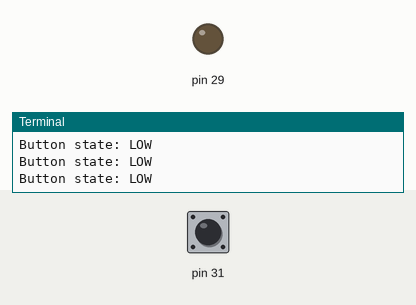
Recording of a program running on a simulated Raspberry Pi (header pin numbers). On the bench: output pins drawn as LEDs (lit = HIGH), the last lines printed to the terminal. The test bench sets the inputs (shaded band); at power-on: pin 31 HIGH.

Above: at 1.2 s.
1.3 s: pin 31 pulled LOW for 0.15 s
At 1.4 s:
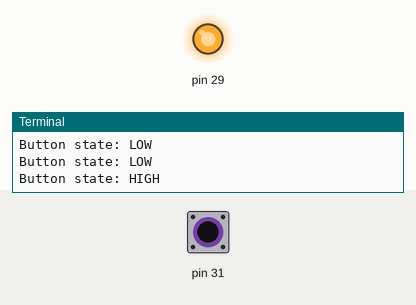
3.0 s: pin 31 pulled LOW for 3.2 s
At 7.3 s:
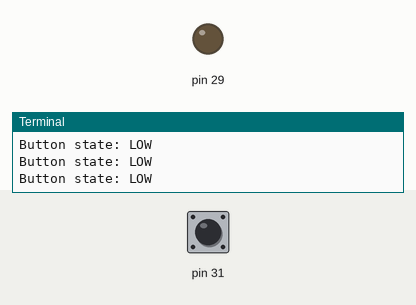
Timing chart, 0 to 8.8 s (numbered marks = the images above; inputs shaded):
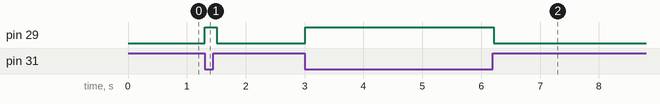

Measured:
- after the input at 1.3 s, pin 29: LOW → HIGH at once, → LOW 0.20 s later
- after the input at 3.0 s, pin 29: LOW → HIGH at once, → LOW 3.2 s later

The program:

led_button_m2z.py
```python
#Created by Roxas
#https://github.com/TuryRx/Banana-pi-m2-zero-GPIO

#!/usr/bin/env python
import RPi.GPIO as GPIO
import time

GPIO.setmode(GPIO.BOARD)
GPIO.setup(31, GPIO.IN, GPIO.PUD_UP)
GPIO.setup(29, GPIO.OUT)

while True:
  if GPIO.input(31):
    print ("Button state: LOW")
    GPIO.output(29, GPIO.LOW)
  else:
    print ("Button state: HIGH")
    GPIO.output(29, GPIO.HIGH)
  time.sleep(0.1)
```
